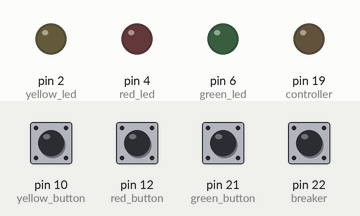
Simulated run of this program. Board: MicroPython board. On the bench: output pins drawn as LEDs (lit = HIGH). The inputs (shaded band) are chosen by the test bench; at power-on: pin 10 (yellow_button), pin 12 (red_button), pin 21 (green_button), pin 22 (breaker) LOW. At 8.7 s the program stops and its outputs stay as they are.

Above: at 2.4 s.
2.5 s: pin 10 (yellow_button) pulled HIGH for 0.15 s
At 2.6 s:
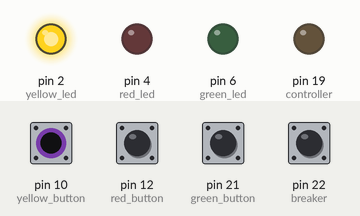
4.2 s: pin 12 (red_button) pulled HIGH for 0.15 s
At 4.3 s:
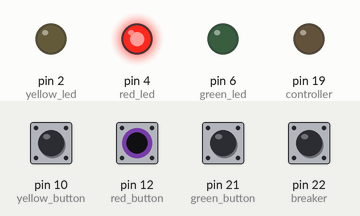
5.9 s: pin 21 (green_button) pulled HIGH for 0.15 s
At 6.0 s:
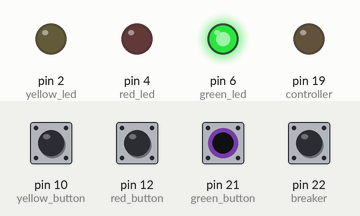
7.6 s: pin 22 (breaker) pulled HIGH for 0.15 s
At 8.0 s:
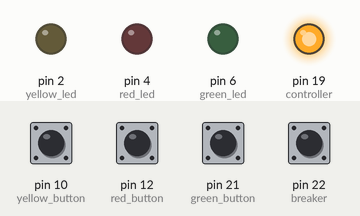
Timing chart, 0 to 10.2 s (numbered marks = the images above; inputs shaded):
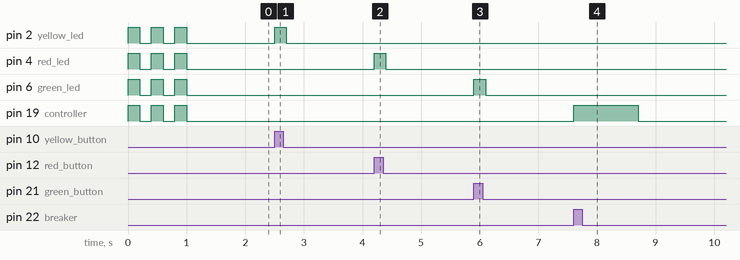

The program:

button_leds_tester.py
```python
import utime
import asyncio
from machine import Pin

controller = Pin(19, Pin.OUT)
yellow_led = Pin(2, Pin.OUT)
red_led = Pin(4, Pin.OUT)
green_led = Pin(6, Pin.OUT)
breaker = Pin(22, Pin.IN, Pin.PULL_DOWN)

green_button = Pin(21, Pin.IN, Pin.PULL_DOWN)
yellow_button = Pin(10, Pin.IN, Pin.PULL_DOWN)
red_button = Pin(12, Pin.IN, Pin.PULL_DOWN)

def clean():
    for x in range(3):
        controller.high()
        utime.sleep(.2)
        controller.low()
    yellow_led.low()
    red_led.low()
    green_led.low()

def start_check():
    for x in range(3):
        controller.high()
        yellow_led.high()
        red_led.high()
        green_led.high()
        utime.sleep(.2)
        controller.low()
        yellow_led.low()
        red_led.low()
        green_led.low()
        utime.sleep(.2)

def button_tester():
    while True:
        stopper = False
        if (green_button.value()):
            green_led.high()
            utime.sleep(.1)
            green_led.low()
        if (yellow_button.value()):
            yellow_led.high()
            utime.sleep(.1)
            yellow_led.low()
        if (red_button.value()):
            red_led.high()
            utime.sleep(.1)
            red_led.low()
        if (breaker.value()):
            controller.high()
            utime.sleep(.5)
            controller.low()
            break;


start_check()
button_tester()
clean()
```

Measured:
- after the input at 2.5 s, pin 2 (yellow_led): LOW → HIGH at once, → LOW 0.20 s later
- after the input at 4.2 s, pin 4 (red_led): LOW → HIGH at once, → LOW 0.20 s later
- after the input at 5.9 s, pin 6 (green_led): LOW → HIGH at once, → LOW 0.20 s later
- after the input at 7.6 s, pin 19 (controller): LOW → HIGH at once, → LOW 1.1 s later
